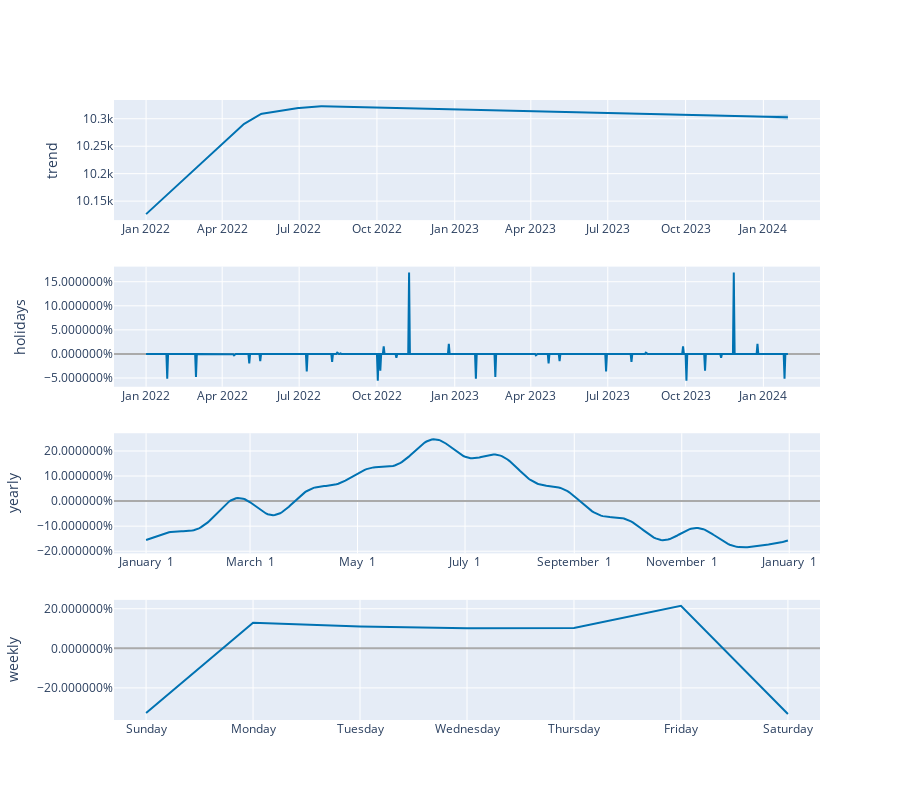

Notebook code for this chart:
### Code cell
# Plot components (trend, seasonality)
fig = plot_components_plotly(model, forecast)
fig.show()

### Figure 1 — Plotly figure (JSON) as saved in the notebook; plotly's stock layout.template omitted (floating-point values rounded to 4 significant figures; data arrays with more than 128 entries replaced by an {"elided": "..."} marker saying what was removed)
{"data": [{"line": {"color": "#0072B2", "width": 2}, "mode": "lines", "name": "trend", "type": "scatter", "x": {"elided": "760 str values"}, "xaxis": "x", "y": {"elided": "760 float values"}, "yaxis": "y"}, {"line": {"color": "rgba(0, 114, 178, 0.2)", "width": 0}, "mode": "lines", "name": "trend_upper", "type": "scatter", "x": {"elided": "760 str values"}, "xaxis": "x", "y": {"elided": "760 float values"}, "yaxis": "y"}, {"fill": "tonexty", "fillcolor": "rgba(0, 114, 178, 0.2)", "line": {"color": "rgba(0, 114, 178, 0.2)", "width": 0}, "mode": "lines", "name": "trend_lower", "type": "scatter", "x": {"elided": "760 str values"}, "xaxis": "x", "y": {"elided": "760 float values"}, "yaxis": "y"}, {"line": {"color": "#0072B2", "width": 2}, "mode": "lines", "name": "holidays", "text": {"elided": "760 str values"}, "type": "scatter", "x": {"elided": "760 str values"}, "xaxis": "x2", "y": {"elided": "760 float values"}, "yaxis": "y2"}, {"line": {"color": "#0072B2", "width": 2}, "mode": "lines", "name": "yearly", "type": "scatter", "x": {"elided": "365 str values"}, "xaxis": "x3", "y": {"elided": "365 float values"}, "yaxis": "y3"}, {"line": {"color": "#0072B2", "width": 2}, "mode": "lines", "name": "weekly", "type": "scatter", "x": ["2017-01-01T00:00:00.000000000", "2017-01-02T00:00:00.000000000", "2017-01-03T00:00:00.000000000", "2017-01-04T00:00:00.000000000", "2017-01-05T00:00:00.000000000", "2017-01-06T00:00:00.000000000", "2017-01-07T00:00:00.000000000"], "xaxis": "x4", "y": [-0.3267, 0.1294, 0.1101, 0.1012, 0.1031, 0.2146, -0.3317], "yaxis": "y4"}], "layout": {"height": 800, "showlegend": false, "width": 900, "xaxis": {"anchor": "y", "domain": [0, 1], "range": ["2021-11-24T01:12:00", "2024-03-07T22:48:00"], "type": "date"}, "xaxis2": {"anchor": "y2", "domain": [0, 1], "range": ["2021-11-24T01:12:00", "2024-03-07T22:48:00"], "type": "date"}, "xaxis3": {"anchor": "y3", "domain": [0, 1], "range": ["2016-12-13T18:54:02.958904115", "2018-01-18T11:04:57.863013581"], "tickformat": "%B %e", "type": "date"}, "xaxis4": {"anchor": "y4", "domain": [0, 1], "range": ["2016-12-31T16:48:00", "2017-01-07T07:12:00"], "tickformat": "%A", "type": "date"}, "yaxis": {"anchor": "x", "domain": [0.8063, 1], "rangemode": "normal", "title": {"text": "trend"}, "zerolinecolor": "#AAA"}, "yaxis2": {"anchor": "x2", "domain": [0.5375, 0.7312], "hoverformat": ".2%", "rangemode": "tozero", "tickformat": "%", "title": {"text": "holidays"}, "zerolinecolor": "#AAA"}, "yaxis3": {"anchor": "x3", "domain": [0.2687, 0.4625], "hoverformat": ".2%", "tickformat": "%", "title": {"text": "yearly"}, "zerolinecolor": "#AAA"}, "yaxis4": {"anchor": "x4", "domain": [0, 0.1938], "hoverformat": ".2%", "tickformat": "%", "title": {"text": "weekly"}, "zerolinecolor": "#AAA"}}}
